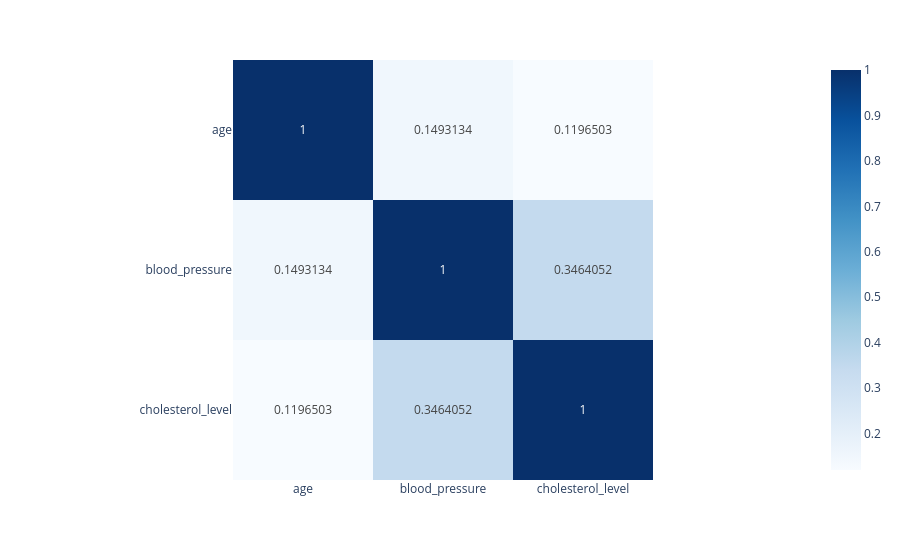

Notebook code cell kept with this figure:
### Markdown cell above
## Correlation heatmap

### Code cell
corr = df[["age", "blood_pressure", "cholesterol_level"]].corr()
px.imshow(corr, text_auto=True, color_continuous_scale="Blues")

### Figure 1 — Plotly figure (JSON) as saved in the notebook; plotly's stock layout.template omitted (floating-point values rounded to 4 significant figures)
{"data": [{"coloraxis": "coloraxis", "hovertemplate": "x: %{x}<br>y: %{y}<br>color: %{z}<extra></extra>", "name": "0", "texttemplate": "%{z}", "type": "heatmap", "x": ["age", "blood_pressure", "cholesterol_level"], "xaxis": "x", "y": ["age", "blood_pressure", "cholesterol_level"], "yaxis": "y", "z": [[1.0, 0.1493, 0.1197], [0.1493, 1.0, 0.3464], [0.1197, 0.3464, 1.0]]}], "layout": {"coloraxis": {"autocolorscale": false, "colorscale": [[0.0, "rgb(247,251,255)"], [0.125, "rgb(222,235,247)"], [0.25, "rgb(198,219,239)"], [0.375, "rgb(158,202,225)"], [0.5, "rgb(107,174,214)"], [0.625, "rgb(66,146,198)"], [0.75, "rgb(33,113,181)"], [0.875, "rgb(8,81,156)"], [1.0, "rgb(8,48,107)"]]}, "margin": {"t": 60}, "xaxis": {"anchor": "y", "constrain": "domain", "domain": [0.0, 1.0], "scaleanchor": "y"}, "yaxis": {"anchor": "x", "autorange": "reversed", "constrain": "domain", "domain": [0.0, 1.0]}}}
